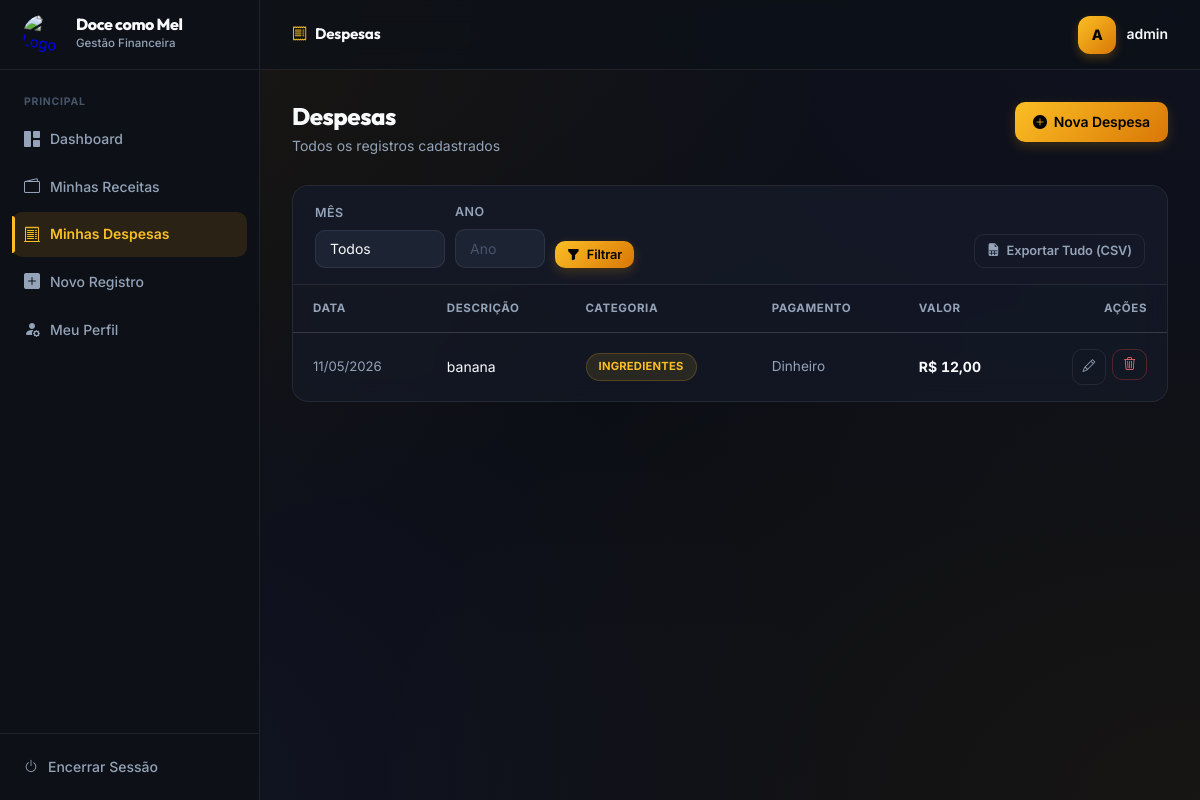
/gastos/ (signed in), run on the app's committed database.
### app/models/gasto.py (models this page shows, shortened)
class Gasto(db.Model):
    __tablename__ = 'gasto'
    id_gasto = db.Column(db.Integer, primary_key=True)
    valor = db.Column(db.Float, nullable=False)
    data_gasto = db.Column(db.Date, nullable=False, default=date.today, index=True)
    forma_pagamento = db.Column(db.String(50), nullable=False)
    descricao = db.Column(db.String(255), nullable=True)
    id_usuario = db.Column(db.Integer, db.ForeignKey('usuario.id_usuario'), nullable=False, index=True)
    id_categoria = db.Column(db.Integer, db.ForeignKey('categoria.id_categoria'), nullable=False)

### app/models/categoria.py (models this page shows, shortened)
class Categoria(db.Model):
    __tablename__ = 'categoria'
    id_categoria = db.Column(db.Integer, primary_key=True)
    nome_categoria = db.Column(db.String(100), nullable=False, unique=True)
    gastos = db.relationship('Gasto', backref='categoria', lazy=True)

### app/routes/gastos.py (the view)
@gastos_bp.route('/')
@login_required
def listar():
    mes = request.args.get('mes', type=int)
    ano = request.args.get('ano', type=int)
    id_usuario = session['id_usuario']
    if mes and ano:
        gastos = GastoService.filtrar_por_periodo(id_usuario, mes, ano)
    else:
        gastos = GastoService.listar_por_usuario(id_usuario)
        mes = None
        ano = None
    total = GastoService.calcular_total(gastos)
    return render_template('gastos/listar.html', gastos=gastos, mes=mes, ano=ano, total=total)

### app/services/gasto_service.py (called while the page is built)
    @staticmethod
    def listar_por_usuario(id_usuario: int) -> list[Gasto]:
        return (Gasto.query
                .filter_by(id_usuario=id_usuario)
                .order_by(Gasto.data_gasto.desc())
                .all())

    @staticmethod
    def calcular_total(gastos: list[Gasto]) -> float:
        return sum(g.valor for g in gastos)

### app/utils.py (called while the page is built)
def login_required(f):
    @wraps(f)
    def decorated(*args, **kwargs):
        if 'id_usuario' not in session:
            return redirect(url_for('auth.login'))
        return f(*args, **kwargs)
    return decorated

### app/templates/gastos/listar.html (shortened to what this page needs)
{% extends 'base.html' %}
{% block topbar_title %}<i class="bi bi-receipt" style="color:var(--amber);margin-right:8px;"></i>Despesas{% endblock %}
{% block content %}
<div class="page-header">
    <div>
        <h1 class="page-title">Despesas</h1>
        <p class="page-subtitle">
            {% if mes and ano %}
                Exibindo {{ gastos|length }} registro(s) em {{ "%02d"|format(mes) }}/{{ ano }}
            {% else %}
                Todos os registros cadastrados
            {% endif %}
        </p>
    </div>
    <a href="{{ url_for('gastos.novo') }}" class="btn btn-primary">
        <i class="bi bi-plus-circle-fill"></i> Nova Despesa
    </a>
</div>
<div class="card">
    <div class="filter-bar">
        <form method="GET" style="display:flex; align-items:flex-end; gap:10px; flex-wrap:wrap; flex:1;">
            <div class="form-group">
                <label class="form-label">Mês</label>
                <select name="mes" class="form-select" style="width:130px;">
                    <option value="">Todos</option>
                    {% set meses_nomes = ['Janeiro', 'Fevereiro', 'Março', 'Abril', 'Maio', 'Junho', 'Julho', 'Agosto', 'Setembro', 'Outubro', 'Novembro', 'Dezembro'] %}
                </select>
            </div>
            <div class="form-group">
                <label class="form-label">Ano</label>
                <input type="number" name="ano" class="form-control" style="width:90px;"
                       placeholder="Ano" value="{{ ano or '' }}" min="2020" max="2099">
            </div>
            <button type="submit" class="btn btn-primary btn-sm">
                <i class="bi bi-funnel-fill"></i> Filtrar
            </button>
        </form>
        <div style="display:flex; gap:8px;">
            {% if mes and ano %}
            <a href="{{ url_for('gastos.exportar', mes=mes, ano=ano) }}"
               class="btn btn-export btn-sm" title="Baixar relatório PDF">
                <i class="bi bi-file-earmark-pdf-fill"></i> PDF
            </a>
            <a href="{{ url_for('gastos.exportar_csv', mes=mes, ano=ano) }}"
               class="btn btn-outline btn-sm" title="Baixar dados em CSV">
                <i class="bi bi-file-earmark-spreadsheet-fill"></i> CSV
            </a>
            {% else %}
            <a href="{{ url_for('gastos.exportar_csv') }}"
               class="btn btn-outline btn-sm" title="Baixar todos os dados em CSV">
                <i class="bi bi-file-earmark-spreadsheet-fill"></i> Exportar Tudo (CSV)
            </a>
            {% endif %}
        </div>
    </div>
    <table class="table">
        <thead>
            <tr>
                <th>Data</th>
                <th>Descrição</th>
                <th>Categoria</th>
                <th>Pagamento</th>
                <th>Valor</th>
                <th style="text-align:right;">Ações</th>
            </tr>
        </thead>
        <tbody>
            {% for gasto in gastos %}
            <tr>
                <td style="white-space:nowrap; color:var(--text-muted); font-size:0.82rem;">
                    {{ gasto.data_gasto.strftime('%d/%m/%Y') }}
                </td>
                <td>{{ gasto.descricao or '—' }}</td>
                <td><span class="badge badge-default">{{ gasto.categoria.nome_categoria }}</span></td>
                <td style="color:var(--text-muted); font-size:0.85rem;">{{ gasto.forma_pagamento }}</td>
                <td class="valor-negativo" style="white-space:nowrap;">
                    R$ {{ "%.2f"|format(gasto.valor)|replace(".",",") }}
                </td>
                <td>
                    <div style="display:flex; gap:6px; justify-content:flex-end;">
                        <a href="{{ url_for('gastos.editar', id=gasto.id_gasto) }}"
                           class="btn btn-ghost btn-sm btn-icon" title="Editar">
                            <i class="bi bi-pencil"></i>
                        </a>
                        <form method="POST" action="{{ url_for('gastos.excluir', id=gasto.id_gasto) }}"
                              onsubmit="return confirm('Deseja excluir esta despesa?')">
                            <button type="submit" class="btn btn-danger btn-sm btn-icon" title="Excluir">
                                <i class="bi bi-trash3"></i>
                            </button>
                        </form>
                    </div>
                </td>
            </tr>
            {% endfor %}
        </tbody>
    </table>
</div>
{% endblock %}

### app/templates/base.html (style rules this page uses)
h1, h2, h3, .sidebar-logo-name, .topbar-title { font-family: 'Outfit', sans-serif; }

### data on the page
Gasto: data_gasto "11/05/2026", descricao "banana", categoria.nome_categoria "INGREDIENTES", forma_pagamento "Dinheiro", valor "12,00"

### other printed values
{{ session.get('nome_usuario', 'U')[0] }} "A"
{{ session.get('nome_usuario') }} "admin"
